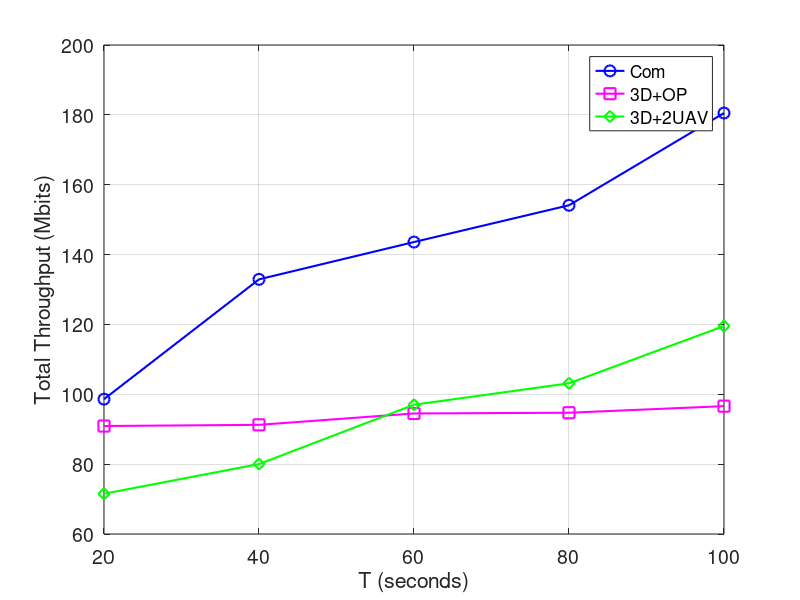

Here is the MATLAB script that generated this plot:
x = [20 40 60 80 100];
y1 = [98.607281 132.906555 143.588061 154.114156 180.522864];
y2 = [90.915282 91.252732 94.508997 94.721053 96.601535];
y3 = [71.523535 80.026131 97.006876 103.141840 119.541905];
figure(1)
hold on
plot(x, y1,'bo-','MarkerSize',8,'LineWidth',1.5);
hold on
plot(x, y2,'ms-','MarkerSize',8,'LineWidth',1.5);
hold on
plot(x, y3,'gd-','MarkerSize',8,'LineWidth',1.5);

xlabel('T (seconds)');
ylabel('Total Throughput (Mbits)');
legend('Com','3D+OP','3D+2UAV');
grid on
box on
set(gca,'FontSize',14)